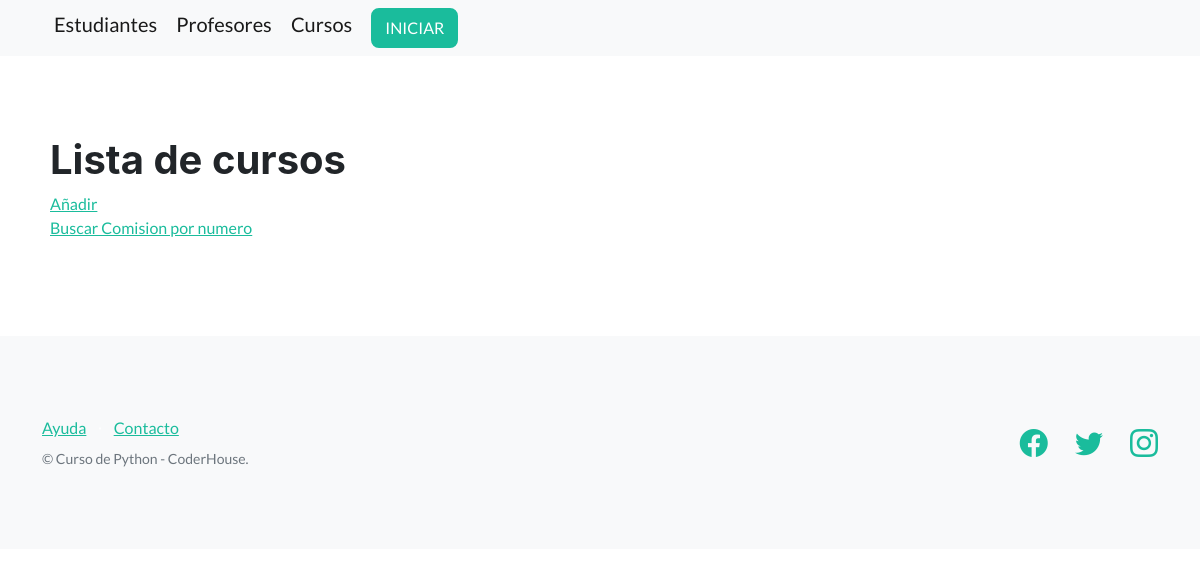
The app's page /cursos/, older data.
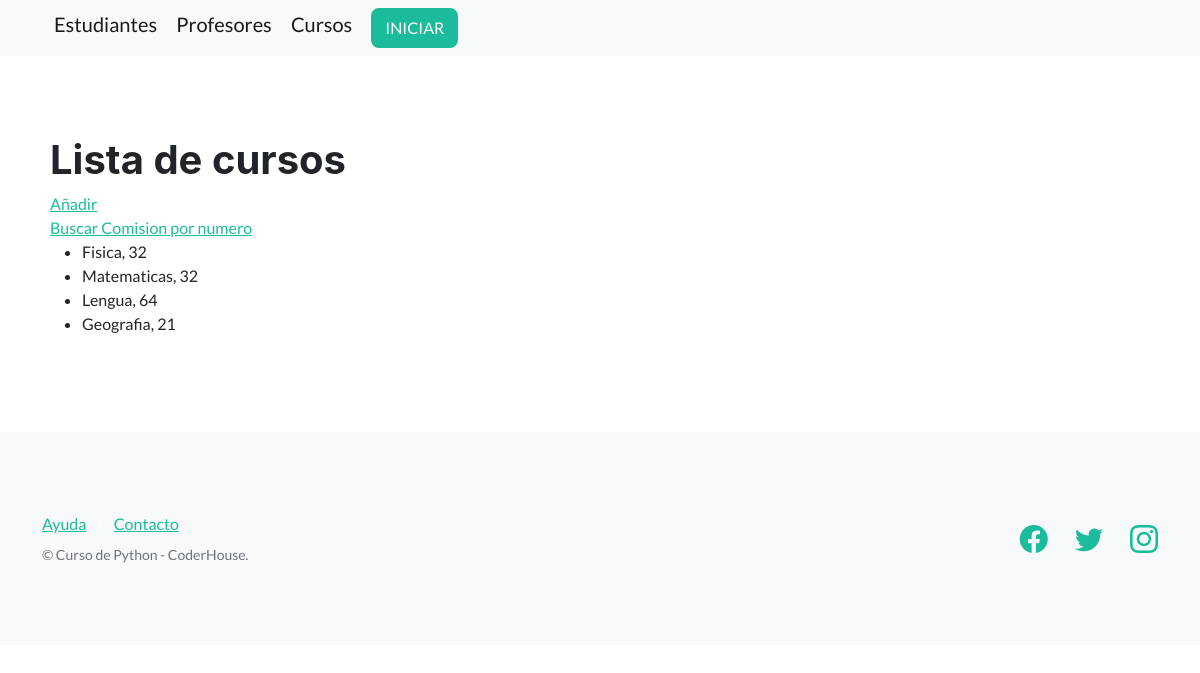
The same page, newer data.
### app1/models.py (models this page shows, shortened)
class Curso(models.Model):
    nombre = models.CharField(max_length=64)
    comision = models.IntegerField()

### app1/views.py (the view)
# urls.py: path('cursos/', listar_cursos, name="listar_cursos"),
def listar_cursos(request):
    contexto = {
        'cursos': Curso.objects.all()
    }
    return render(
        request=request,
        template_name='app1/lista_cursos.html',
        context=contexto,
    )

### app1/templates/app1/lista_cursos.html (shortened to what this page needs)
{% extends "app1/base.html" %}
{% block contenido %}
<h1>Lista de cursos</h1>
<a href="{% url 'crear_curso' %}">Añadir</a>
<br>
<a href="{% url 'buscar_curso' %}">Buscar Comision por numero</a>
<ul>
{% for curso in cursos %}
  <li>{{ curso.nombre }}, {{ curso.comision }}</li>
{% endfor %}
</ul>
{% endblock contenido %}

Row changes from the older to the newer data that the page shows:
added Curso: nombre "Fisica", comision "32"
added Curso: nombre "Matematicas", comision "32"
added Curso: nombre "Lengua", comision "64"
added Curso: nombre "Geografia", comision "21"
